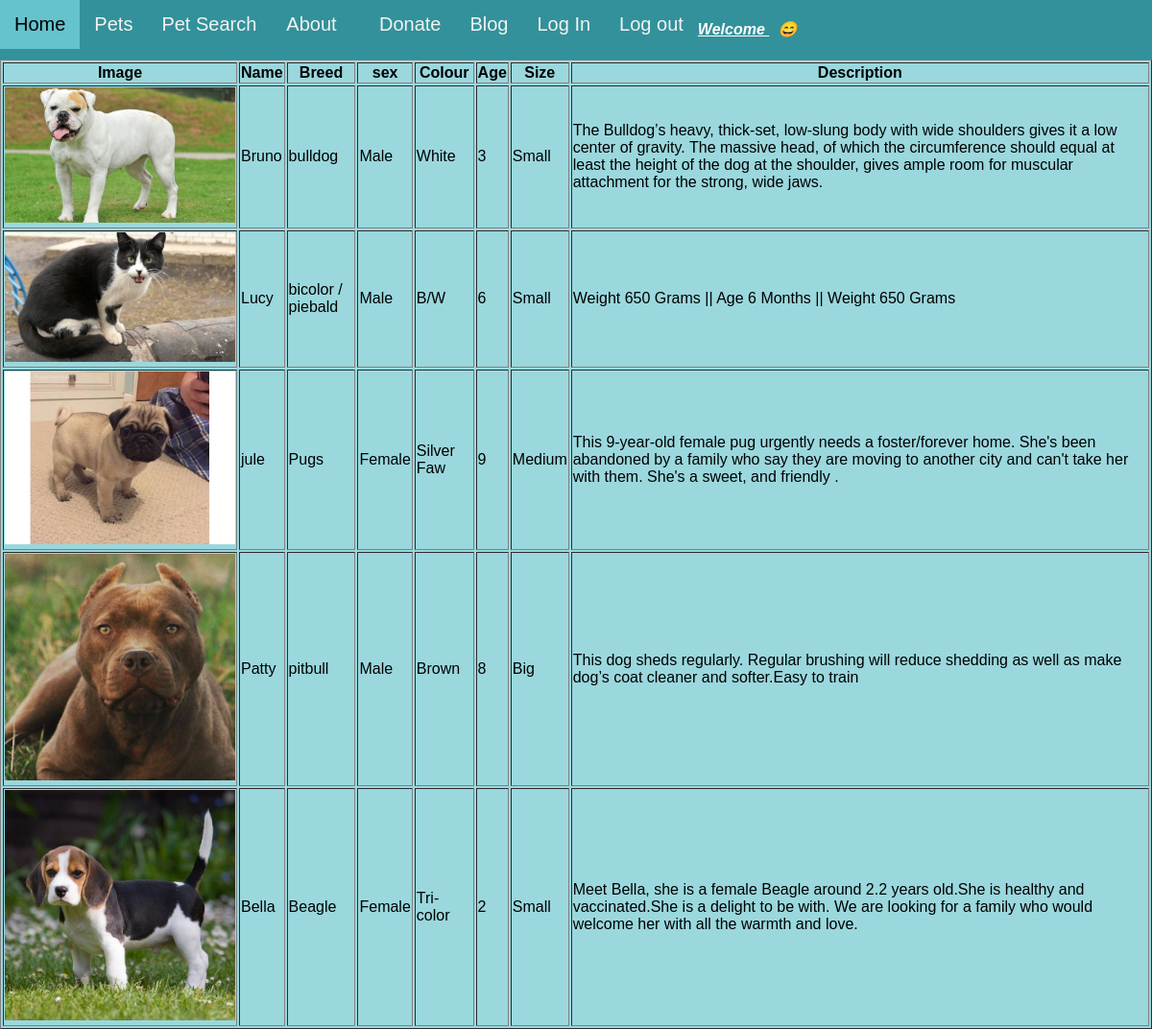
The app's page /display/ with its own data.
### app/models.py (models this page shows, shortened)
class Pet(models.Model):
    pet_id = models.CharField(max_length=5)  # pk
    pet_type = models.ForeignKey(Pet_type, on_delete=models.CASCADE)  # fk
    pet_name = models.CharField(max_length=15)
    breed = models.ForeignKey(Breed, on_delete=models.CASCADE)  # fk
    sex = models.CharField(max_length=6)
    colour = models.CharField(max_length=10)
    age = models.IntegerField()
    size = models.CharField(max_length=6)
    desc = models.CharField(max_length=300)
    image = models.ImageField(upload_to='p_image', blank=True)

class Breed(models.Model):
    breed_id = models.CharField(max_length=5)
    breed = models.CharField(max_length=30)
    def __str__(self):
        return (self.breed)

### app/views.py (the view)
# urls.py: path('display/', views.display),
def display(request):
	l1 = Pet.objects.all()
	dictd = {'display': l1}
	return render(request, 'petdetails.html', dictd)

### app/templates/petdetails.html (shortened to what this page needs)
<!DOCTYPE html>
<html>
<body bgcolor="#9ad8de">
  <div class="topnav">
     <a  href="http://127.0.0.1:8000/home/">Home</a>
    <a href="http://127.0.0.1:8000/display/">Pets</a>
    <a href="http://127.0.0.1:8000/search/">Pet Search</a>
    <div class="subnav">
      <button class="subnavbtn">About</button>&nbsp &nbsp
    </div>
    <a href="http://127.0.0.1:8000/donate/">Donate</a>
	<a href="http://127.0.0.1:8000/blog/">Blog</a>
    <a href="http://127.0.0.1:8000/login/">Log In</a>
	<a href="http://127.0.0.1:8000/logout/">Log out</a>
  <i style="color:White" align=center bgcolor=Grey><h4><u><b> Welcome </u>&nbsp; {{request.session.name}}</b>😄 </i>
  </div>
  <table border=1>
    <tr>
      <th>Image</th>
      <th>Name</th>
      <th>Breed</th>
      <th>sex</th>
      <th>Colour</th>
      <th>Age</th>
      <th>Size</th>
      <th>Description</th>
    </tr>
    <tr>
      <div class="">
        {%for i in display %}
        <td>
          {% if i.image %}
          <img src="{{i.image.url}}" width="240">
          {% endif %}
        </td>
        <td> {{i.pet_name}}</td>
        <td> {{i.breed}}</td>
        <td> {{i.sex}} </td>
        <td> {{i.colour}} </td>
        <td> {{i.age}} </td>
        <td> {{i.size}} </td>
        <td> {{i.desc}} </td>
    </tr>
    {%endfor%}
  </table>
</body>
</html>

### app/templates/petdetails.html (style rules this page uses)
.topnav { overflow: hidden; background-color: #32919a; }
.topnav a { float: left; color: #f2f2f2; text-align: center; padding: 14px 15px; text-decoration: none; font-size: 20px; }
body { margin: 0; font-family: Arial, Helvetica, sans-serif; }
.subnav { float: left; overflow: hidden; }
.subnav .subnavbtn { color: #f2f2f2; font-size: 20px; border: none; outline: none; padding: 14px 16px; background-color: inherit; font-family: inherit; margin: 0; }

### records on screen
Pet: image (picture), pet_name "Bruno", breed "bulldog", sex "Male", colour "White", age "3", size "Small", desc "The Bulldog’s heavy, thick-set, low-slung body with wide shoulders gives it a low center of gravity. The massive head, of which the circumference should equal at least the height of the dog at the shoulder, gives ample room for muscular attachment for the strong, wide jaws."
Pet: image (picture), pet_name "Lucy", breed "bicolor / piebald", sex "Male", colour "B/W", age "6", size "Small", desc "Weight 650 Grams || Age 6 Months || Weight 650 Grams"
Pet: image (picture), pet_name "jule", breed "Pugs", sex "Female", colour "Silver Faw", age "9", size "Medium", desc "This 9-year-old female pug urgently needs a foster/forever home. She's been abandoned by a family who say they are moving to another city and can't take her with them. She's a sweet, and friendly ."
Pet: image (picture), pet_name "Patty", breed "pitbull", sex "Male", colour "Brown", age "8", size "Big", desc "This dog sheds regularly. Regular brushing will reduce shedding as well as make dog’s coat cleaner and softer.Easy to train"
Pet: image (picture), pet_name "Bella", breed "Beagle", sex "Female", colour "Tri-color", age "2", size "Small", desc "Meet Bella, she is a female Beagle around 2.2 years old.She is healthy and vaccinated.She is a delight to be with. We are looking for a family who would welcome her with all the warmth and love."
